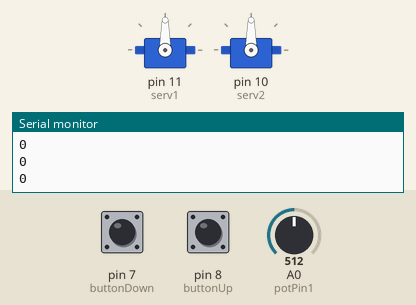
This sketch was run on a simulated Arduino Uno, built with avr-gcc and run on an emulated ATmega328P. On the bench: 2 × servo, the last lines printed to the serial monitor. The test bench sets the inputs (shaded band); at power-on: A0 (potPin1) = 512, pin 8 (buttonUp) LOW, pin 7 (buttonDown) LOW.

Above: at 1.2 s.
1.3 s: A0 (potPin1) set to 716
At 1.9 s:
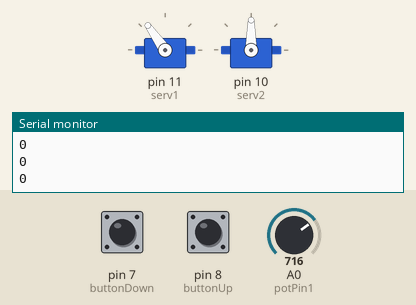
2.8 s: pin 8 (buttonUp) pulled HIGH for 0.15 s
At 2.87 s:
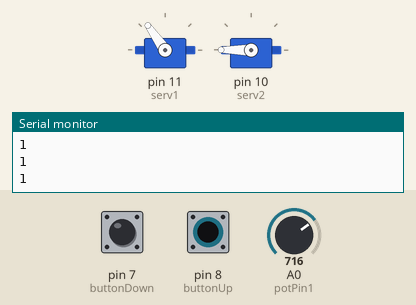
4.4 s: pin 7 (buttonDown) pulled HIGH for 0.15 s
At 4.48 s:
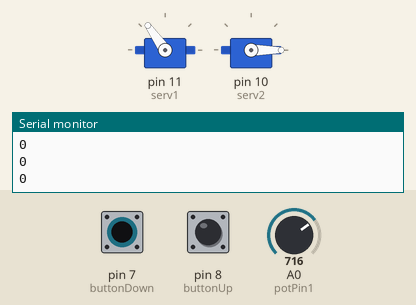
6.0 s: A0 (potPin1) set to 900
At 6.5 s:
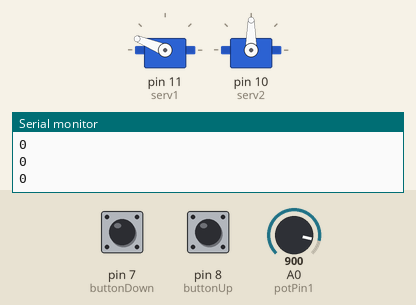
7.5 s: pin 7 (buttonDown) pulled HIGH for 1 s
At 7.9 s:
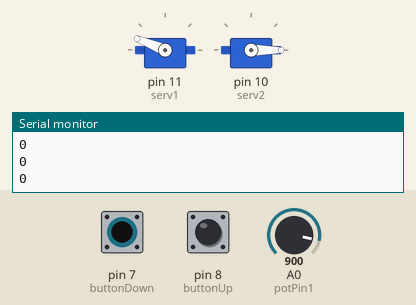
10.0 s: pin 8 (buttonUp) pulled HIGH for 1 s
At 10.8 s:
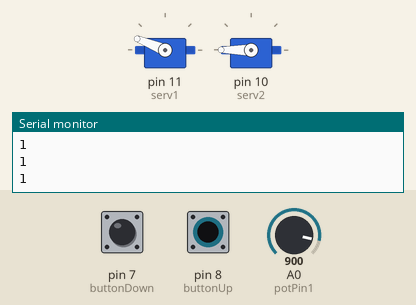
Timing chart, 0 to 13.0 s (numbered marks = the images above; inputs shaded):
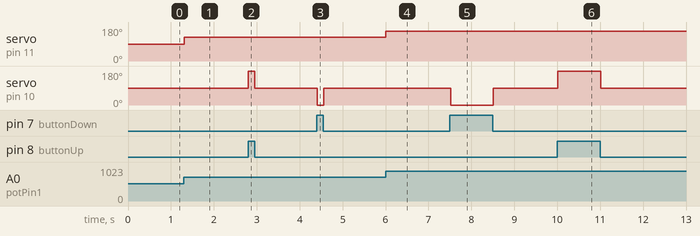

The sketch:

Hackathon_Fall_2018.ino
```cpp
/**
 * @file    Hackathon_Fall_2018.ino
 * @author  Corey Cline
 * @version V1.0.0
 * @date    11/16/2018
 * @brief   Description: Testing a directional and continuous Servo setup
 *
 * Function List:
 * 1. pinMode(pin, mode)
 *    @assigns buttons to arduino pins
 *    @param button gets passed as an input
 *
 * 2. map(value, fromLow, fromHigh, toLow, toHigh)
 *    @maps potentiometer values to direcitonal servo positions
 *    @param potentiometer, min read, max read, min map, max map)
 *
 * 3. analogRead(pin)
 *    @reads analog signal input from potentiometer
 *    @param potentiometer
 *
 * 4. digitalRead(pin)
 *    @reads the state of the buttons, 5V or 0V
 *    @param button
 */


// initialize variables and libraries
#include <Servo.h>

const int potPin1 = A0;
const int buttonUp = 8;
const int buttonDown = 7;

int knob_val;

Servo serv1;
Servo serv2;

void setup() {
  // put your setup code here, to run once:
  serv1.attach(11);
  serv2.attach(10);
  pinMode(buttonUp, INPUT);
  pinMode(buttonDown, INPUT);
  Serial.begin(9600);
}

void loop() {
  // put your main code here, to run repeatedly:
  // map val inputs
  knob_val = map(analogRead(potPin1), 0, 1023, 0, 180);
  // write val inputs to servos
  serv1.write(knob_val);
  delay(15);
  Serial.println(digitalRead(buttonUp));
  if(digitalRead(buttonUp) == HIGH)
  {
    serv2.write(180);
  }
  else if(digitalRead(buttonDown) == HIGH)
  {
    serv2.write(0);
  }
  else
    serv2.write(90);
}
```

Measured:
- after the input at 1.3 s, servo on pin 11 (serv1): 90° → 125° at once
- after the input at 2.8 s, servo on pin 10 (serv2): 90° → 180° at once, → 90° 0.15 s later
- after the input at 4.4 s, servo on pin 10 (serv2): 90° → 0° at once, → 90° 0.15 s later
- after the input at 6.0 s, servo on pin 11 (serv1): 125° → 158° at once
- after the input at 7.5 s, servo on pin 10 (serv2): 90° → 0° at once, → 90° 1.0 s later
- after the input at 10.0 s, servo on pin 10 (serv2): 90° → 180° at once, → 90° 1.0 s later
